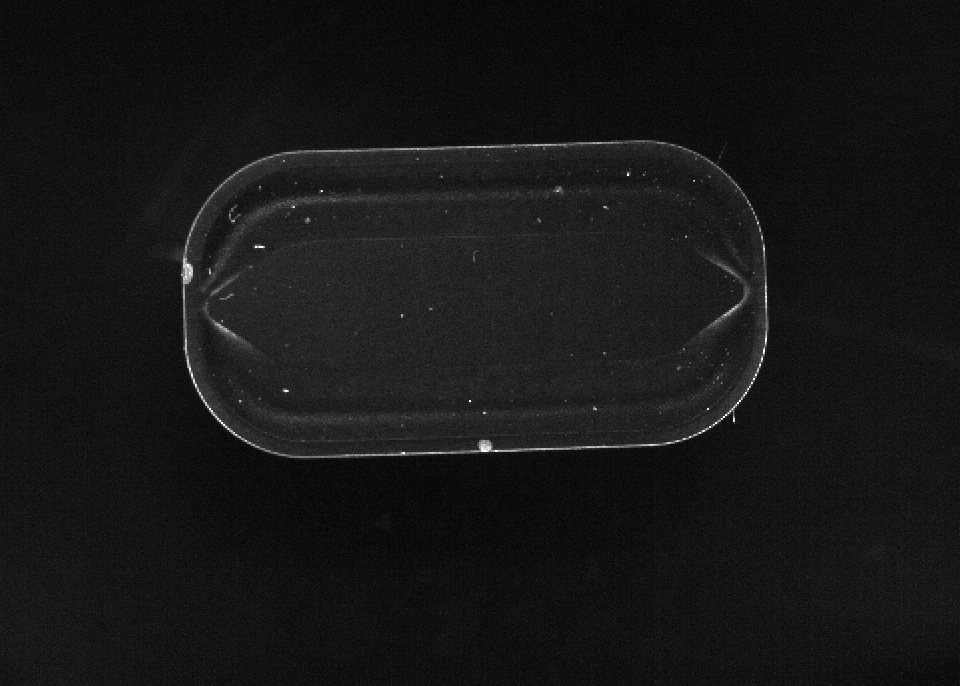
#> input picture cutting_inserts/oswietlacz_pierscieniowy_backlight/3.bmp, 960 x 686 px, found by its file name
$ python edges_detection_obsolete.py
#> lines starting #> are read from the running program, lines starting #| are printed output that depends on the picture; after the words box and inside, x2 and y2 are one past the last pixel; in counts of white or black regions, pixels touching at a corner belong together
#> further down, img is the input picture: shape (686, 960, 4); mean B, G, R, A 22.4, 22.4, 22.4, 0
import cv2 as cv
import numpy as np
import random as rng
import matplotlib.pyplot as plt
import math
PATH = 'D:\\python Image Processing\\cutting_inserts\\oswietlacz_pierscieniowy_backlight\\3.bmp'
PATH2 = '1.bmp'

font = cv.FONT_HERSHEY_SIMPLEX # font
org = (50, 50) # org
fontScale = 1 # fontScale
color = (255, 0, 0) # Blue color in BGR
thickness = 2 # Line thickness of 2 px

def noisesFiltration(img_in):
    kernel = np.ones((3,3),np.uint8)
    img_out = cv.dilate(img_in,kernel,iterations = 1)
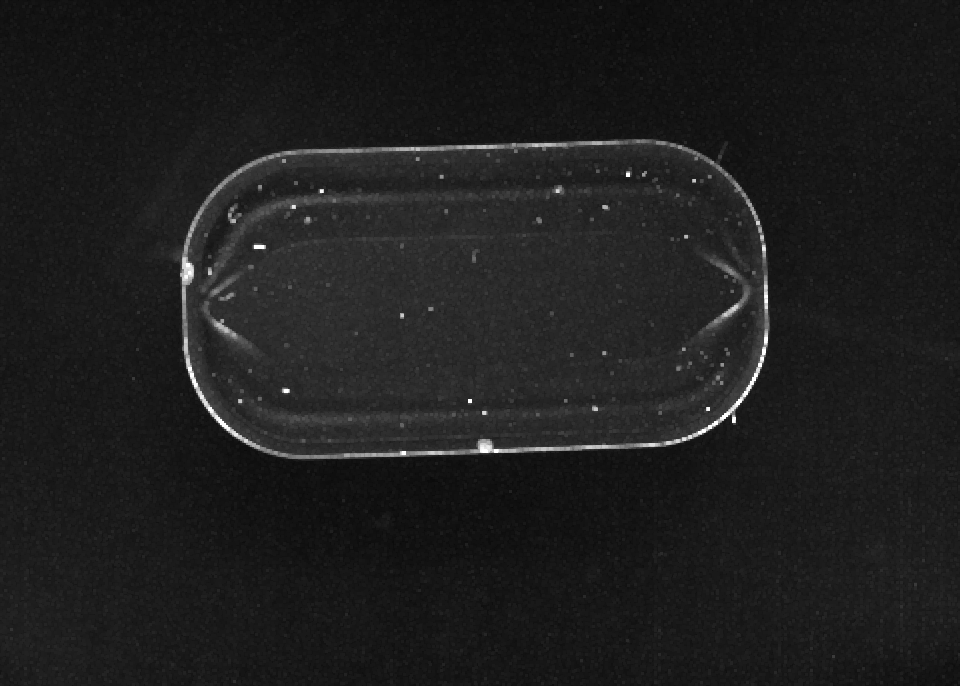
#> img_out: shape (686, 960); min 9, max 255, mean 30
    temp = cv.erode(img_in,kernel,iterations = 1)
    img_out=img_out-temp
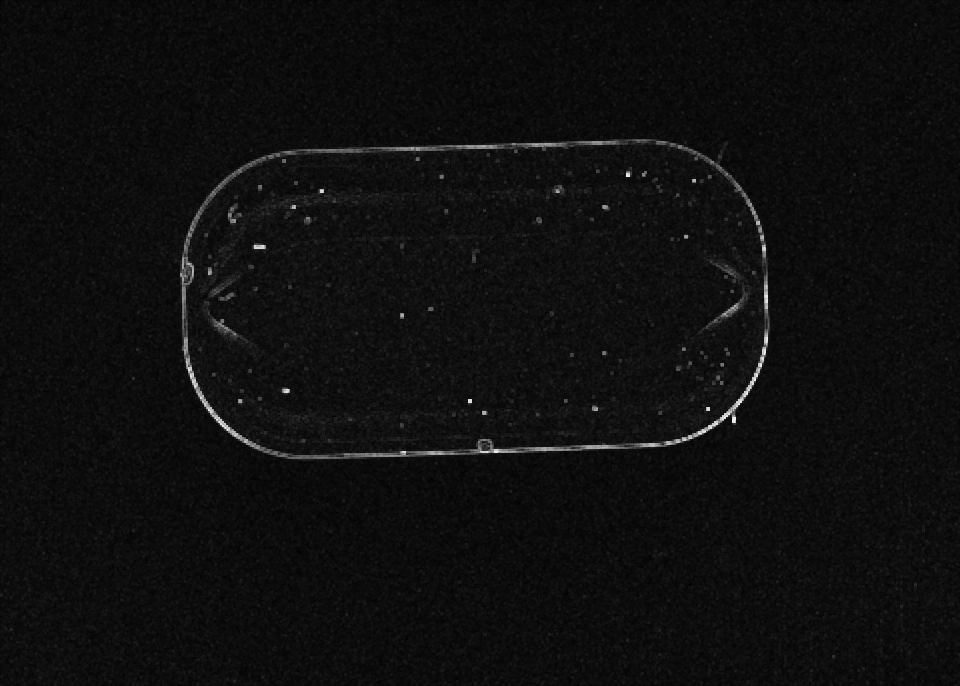
#> img_out: shape (686, 960); min 1, max 243, mean 14.7
    #kernel = np.ones((5,5),np.uint8)
    #img_out = cv.erode(img_out,kernel,iterations = 1)
    img_out=cv.adaptiveThreshold(img_out,255,cv.ADAPTIVE_THRESH_MEAN_C,cv.THRESH_BINARY,15,-7)
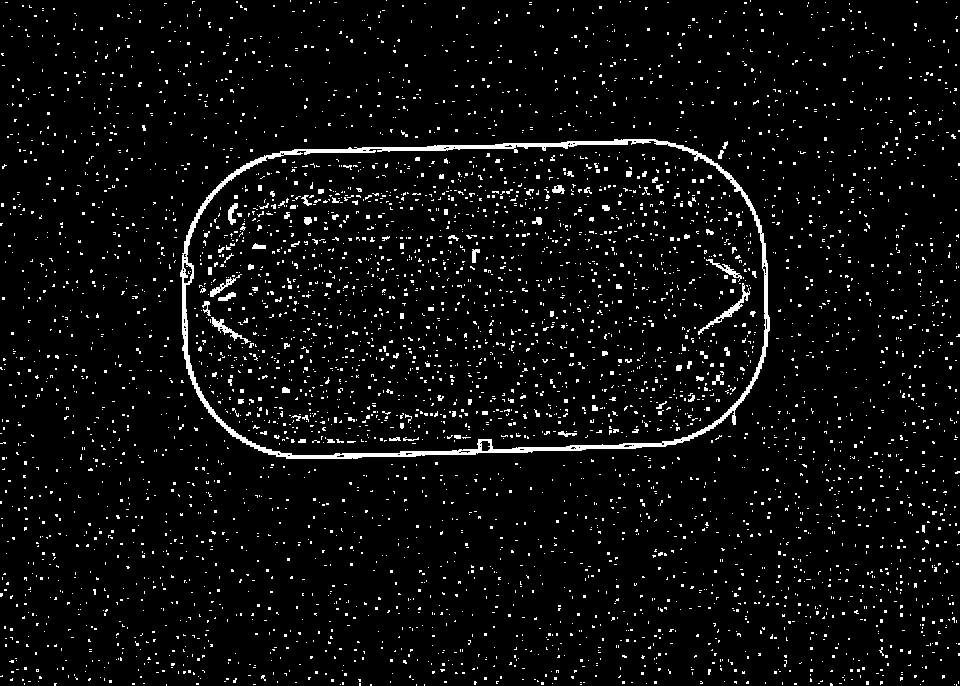
#> img_out: shape (686, 960); 4.7% white in thin lines or dots

    #img_out=cv.morphologyEx(img_out,cv.MORPH_OPEN,kernel)


    cv.namedWindow('Erode Image', cv.WINDOW_NORMAL)
    cv.imshow('Erode Image',img_out)
    cv.resizeWindow('Erode Image',600,400)

    return img_out

def thresh_callback(val,img_in):
#> called with val = 30
    threshold = val
    # Detect edges using Canny
    canny_output = cv.Canny(img_in, threshold, 255)
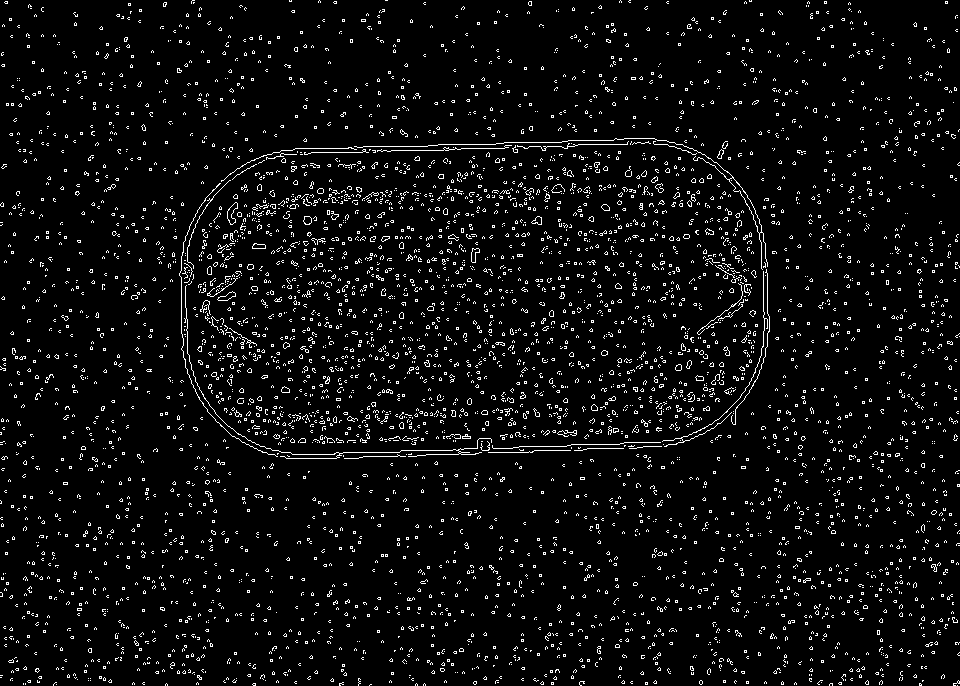
#> canny_output: shape (686, 960); 5% white in thin lines or dots
    # Find contours
    contours, hierarchy = cv.findContours(canny_output, cv.RETR_EXTERNAL, cv.CHAIN_APPROX_NONE)
#> contours = 4711 contours, 4673 with area under 20; largest, box (x1, y1, x2, y2) and area: (354, 138, 768, 270) 284, (227, 202, 238, 225) 112, (217, 291, 236, 301) 78, (471, 248, 480, 263) 66, (303, 216, 312, 225) 54
    drawing = np.zeros((canny_output.shape[0], canny_output.shape[1], 3), dtype=np.uint8)
    for i in range(len(contours)):
        color = (rng.randint(0,256), rng.randint(0,256), rng.randint(0,256))
        cv.drawContours(drawing, contours, i, color, 2, cv.LINE_8, hierarchy, 0)
#> this loop made 4711 passes
#> color on passes 1 to 3: (197, 215, 20), (132, 248, 207), (155, 244, 183)
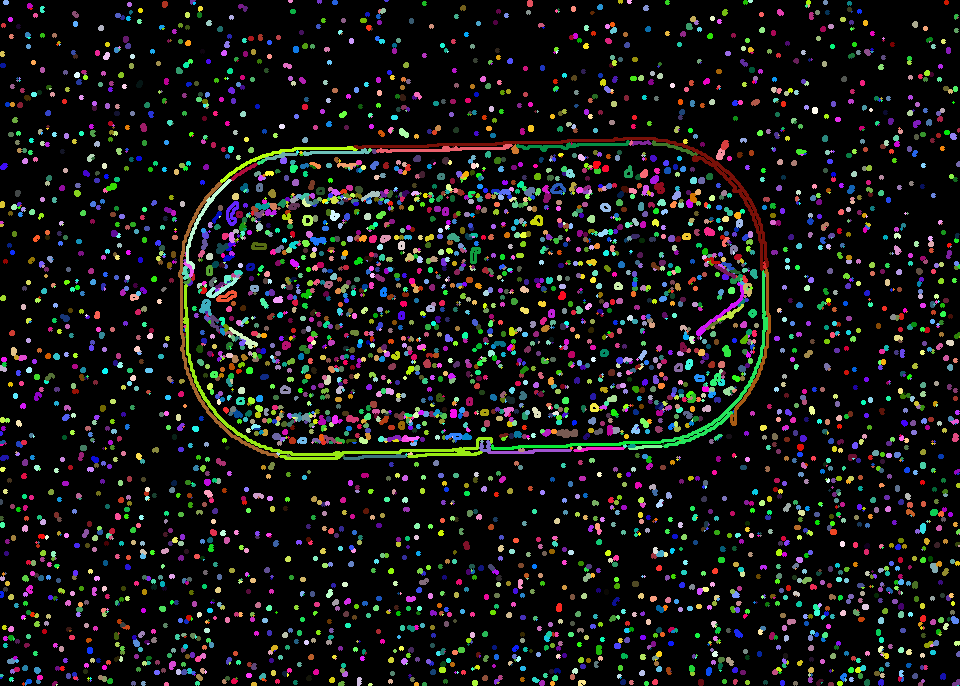
#> drawing: shape (686, 960, 3); mean of channels 0, 1, 2 20.9, 21.8, 21.8; drawn as B, G, R
    # Show in a window
    n_of_cont = "Ilosc konturow: " + str(len(contours))
#> n_of_cont = 'Ilosc konturow: 4711'
    image = cv.putText(drawing, n_of_cont, org, font, fontScale, color, thickness, cv.LINE_AA)
    cv.namedWindow('All conturs', cv.WINDOW_NORMAL)
    cv.imshow('All conturs', drawing)
    cv.resizeWindow('All conturs',600,400)
    # Use only the biggest contours
    cont2 = []
    minContSize=300
    index = 0
    for i in range(len(contours)):
        if cv.contourArea(contours[i]) > minContSize:
            #print("Pole konturu nr. " ,i, "to ", cv.contourArea(contours[i]))
            cont2.append(contours[i])
#> after the loop, cont2 = []

    drawing2 = np.zeros((canny_output.shape[0], canny_output.shape[1], 3), dtype=np.uint8)
    for i in range(len(cont2)):
        color = (rng.randint(0,256), rng.randint(0,256), rng.randint(0,256))
        cv.drawContours(drawing2, cont2, i, color,2  , cv.LINE_AA , hierarchy, 0)
#> this loop made 0 passes
#> drawing2: shape (686, 960, 3); every value is 0
    drawing = drawing2.copy()

   # Show in a window
    n_of_cont = "Ilosc konturow: " + str(len(cont2))
#> n_of_cont = 'Ilosc konturow: 0'
    image = cv.putText(drawing2, n_of_cont, org, font, fontScale, color, thickness, cv.LINE_AA)
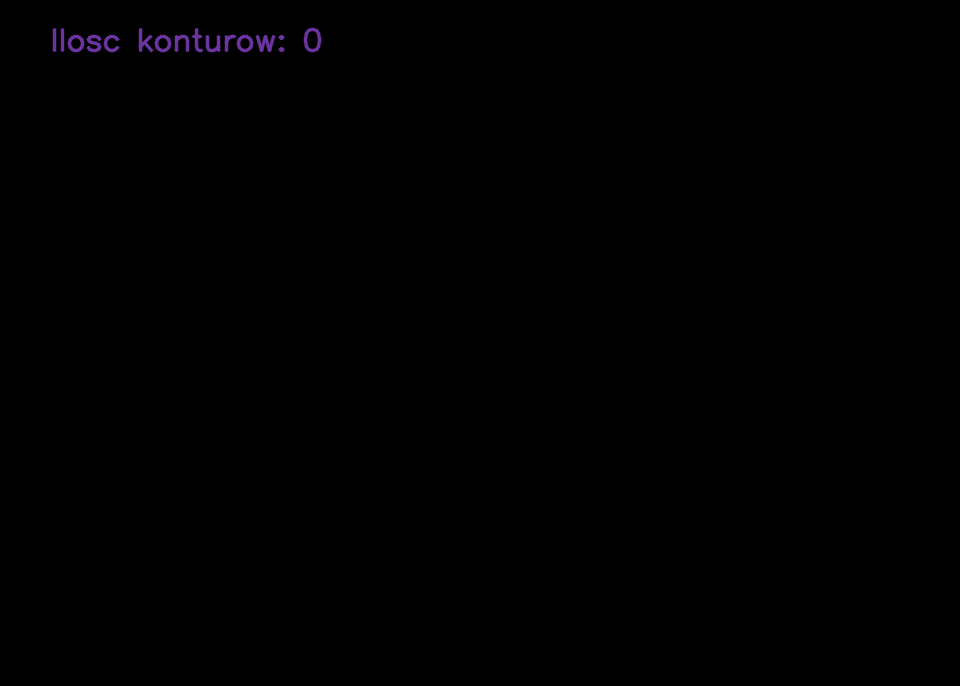
#> image: shape (686, 960, 3); mean of channels 0, 1, 2 0.5, 0.2, 0.3; drawn as B, G, R
    cv.namedWindow('Biggest conturs', cv.WINDOW_NORMAL)
    cv.imshow('Biggest conturs', drawing2)
    cv.resizeWindow('Biggest conturs',600,400)
    return drawing

def canny_callback(val,img_in):
#> called with val = 30
    threshold = val
    hough_lines=img_in.copy()
    height, width, channels = img_in.shape
#> height = 686; width = 960; channels = 3
    canny_output = cv.Canny(img_in, threshold, 255)
#> canny_output: shape (686, 960); every value is 0
    contours, hierarchy = cv.findContours(canny_output, cv.RETR_EXTERNAL, cv.CHAIN_APPROX_NONE)
#> contours = []
    drawing = np.zeros((canny_output.shape[0], canny_output.shape[1], 3), dtype=np.uint8)
    mask = np.zeros((canny_output.shape[0], canny_output.shape[1], 3), dtype=np.uint8)
    for i in range(len(contours)):
        color = (rng.randint(0,256), rng.randint(0,256), rng.randint(0,256))
        cv.drawContours(drawing, contours, i, color, 2, cv.LINE_8, hierarchy, 0)

    #Create bounding box
#> (the run stopped early here; a loop or call above may not have finished)
